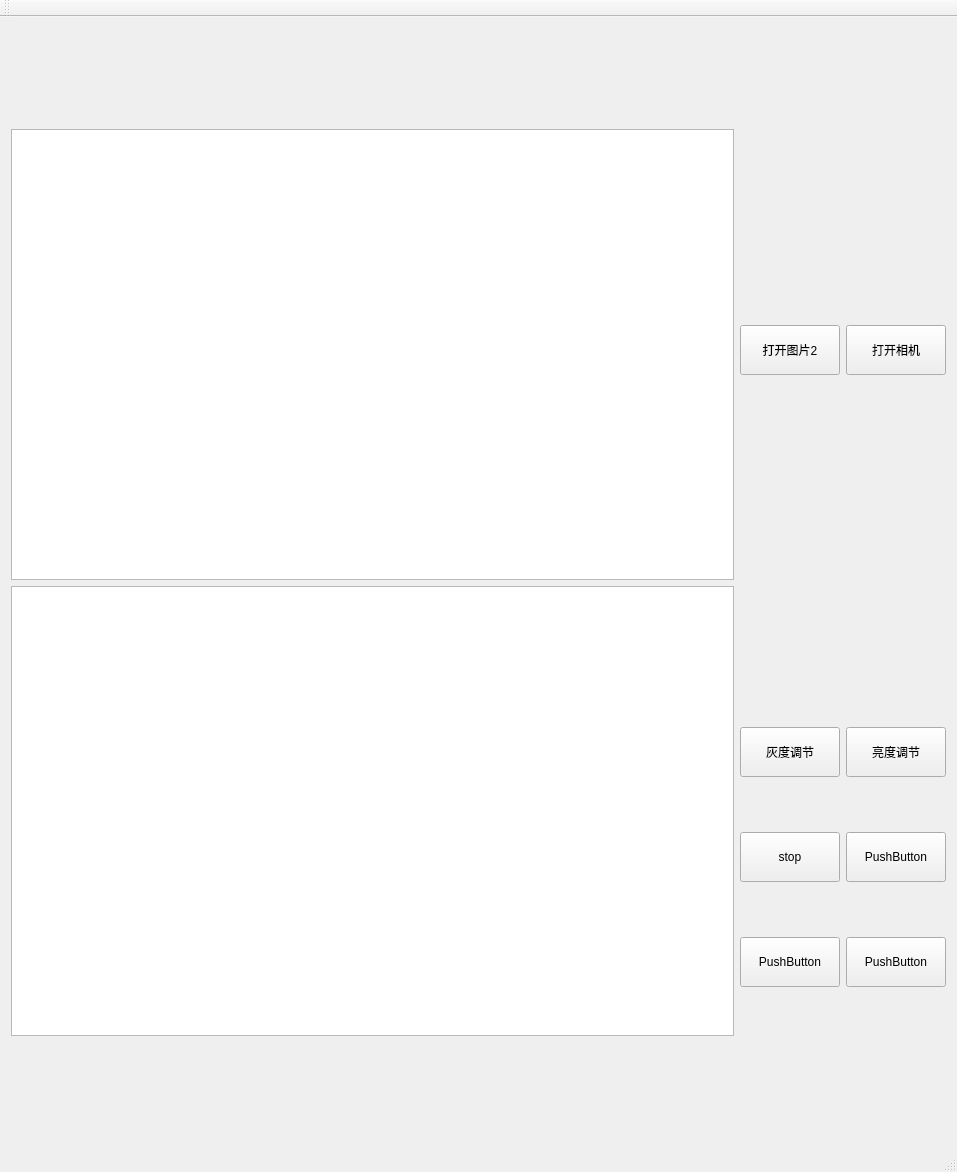
<?xml version="1.0" encoding="UTF-8"?>
<ui version="4.0">
 <class>MainWindow</class>
 <widget class="QMainWindow" name="MainWindow">
  <property name="geometry">
   <rect>
    <x>0</x>
    <y>0</y>
    <width>957</width>
    <height>1172</height>
   </rect>
  </property>
  <property name="windowTitle">
   <string>MainWindow</string>
  </property>
  <widget class="QWidget" name="centralWidget">
   <layout class="QGridLayout" name="gridLayout_2">
    <item row="0" column="0" rowspan="2">
     <layout class="QVBoxLayout" name="verticalLayout_2">
      <item>
       <widget class="QGraphicsView" name="graphicsView">
        <property name="minimumSize">
         <size>
          <width>200</width>
          <height>400</height>
         </size>
        </property>
       </widget>
      </item>
      <item>
       <widget class="QGraphicsView" name="graphicsView_2">
        <property name="minimumSize">
         <size>
          <width>200</width>
          <height>400</height>
         </size>
        </property>
       </widget>
      </item>
     </layout>
    </item>
    <item row="0" column="1">
     <layout class="QHBoxLayout" name="horizontalLayout">
      <item>
       <widget class="QPushButton" name="pushButton_3">
        <property name="minimumSize">
         <size>
          <width>100</width>
          <height>50</height>
         </size>
        </property>
        <property name="text">
         <string>打开图片2</string>
        </property>
       </widget>
      </item>
      <item>
       <widget class="QPushButton" name="pushButton_5">
        <property name="minimumSize">
         <size>
          <width>100</width>
          <height>50</height>
         </size>
        </property>
        <property name="text">
         <string>打开相机</string>
        </property>
       </widget>
      </item>
     </layout>
    </item>
    <item row="1" column="1">
     <layout class="QGridLayout" name="gridLayout">
      <item row="1" column="0">
       <widget class="QPushButton" name="pushButton">
        <property name="minimumSize">
         <size>
          <width>100</width>
          <height>50</height>
         </size>
        </property>
        <property name="text">
         <string>stop</string>
        </property>
       </widget>
      </item>
      <item row="1" column="1">
       <widget class="QPushButton" name="pushButton_6">
        <property name="minimumSize">
         <size>
          <width>100</width>
          <height>50</height>
         </size>
        </property>
        <property name="text">
         <string>PushButton</string>
        </property>
       </widget>
      </item>
      <item row="0" column="0">
       <widget class="QPushButton" name="pushButton_2">
        <property name="minimumSize">
         <size>
          <width>100</width>
          <height>50</height>
         </size>
        </property>
        <property name="sizeIncrement">
         <size>
          <width>100</width>
          <height>50</height>
         </size>
        </property>
        <property name="text">
         <string>灰度调节</string>
        </property>
       </widget>
      </item>
      <item row="0" column="1">
       <widget class="QPushButton" name="pushButton_4">
        <property name="minimumSize">
         <size>
          <width>100</width>
          <height>50</height>
         </size>
        </property>
        <property name="text">
         <string>亮度调节</string>
        </property>
       </widget>
      </item>
      <item row="2" column="0">
       <widget class="QPushButton" name="pushButton_7">
        <property name="minimumSize">
         <size>
          <width>100</width>
          <height>50</height>
         </size>
        </property>
        <property name="text">
         <string>PushButton</string>
        </property>
       </widget>
      </item>
      <item row="2" column="1">
       <widget class="QPushButton" name="pushButton_8">
        <property name="minimumSize">
         <size>
          <width>100</width>
          <height>50</height>
         </size>
        </property>
        <property name="text">
         <string>PushButton</string>
        </property>
       </widget>
      </item>
     </layout>
    </item>
   </layout>
  </widget>
  <widget class="QMenuBar" name="menuBar">
   <property name="geometry">
    <rect>
     <x>0</x>
     <y>0</y>
     <width>957</width>
     <height>26</height>
    </rect>
   </property>
  </widget>
  <widget class="QToolBar" name="mainToolBar">
   <attribute name="toolBarArea">
    <enum>TopToolBarArea</enum>
   </attribute>
   <attribute name="toolBarBreak">
    <bool>false</bool>
   </attribute>
  </widget>
  <widget class="QStatusBar" name="statusBar"/>
 </widget>
 <layoutdefault spacing="6" margin="11"/>
 <resources/>
 <connections/>
</ui>
